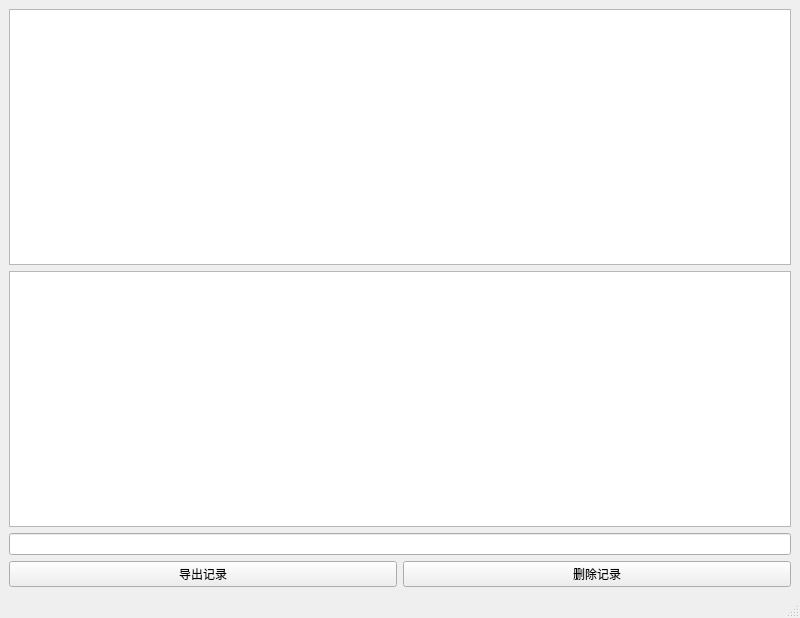
<?xml version="1.0" encoding="UTF-8"?>
<ui version="4.0">
 <class>MainWindow</class>
 <widget class="QMainWindow" name="MainWindow">
  <property name="geometry">
   <rect>
    <x>0</x>
    <y>0</y>
    <width>800</width>
    <height>618</height>
   </rect>
  </property>
  <property name="windowTitle">
   <string>MainWindow</string>
  </property>
  <widget class="QWidget" name="centralwidget">
   <layout class="QHBoxLayout" name="horizontalLayout_2">
    <item>
     <layout class="QVBoxLayout" name="verticalLayout" stretch="10,10,0,1">
      <property name="spacing">
       <number>6</number>
      </property>
      <property name="rightMargin">
       <number>0</number>
      </property>
      <item>
       <widget class="QListWidget" name="history_list">
        <property name="sizePolicy">
         <sizepolicy hsizetype="Preferred" vsizetype="Expanding">
          <horstretch>0</horstretch>
          <verstretch>0</verstretch>
         </sizepolicy>
        </property>
       </widget>
      </item>
      <item>
       <widget class="QTextBrowser" name="history_preview">
        <property name="sizePolicy">
         <sizepolicy hsizetype="Preferred" vsizetype="Expanding">
          <horstretch>0</horstretch>
          <verstretch>0</verstretch>
         </sizepolicy>
        </property>
       </widget>
      </item>
      <item>
       <widget class="QLineEdit" name="search_input">
        <property name="sizePolicy">
         <sizepolicy hsizetype="Expanding" vsizetype="Expanding">
          <horstretch>0</horstretch>
          <verstretch>0</verstretch>
         </sizepolicy>
        </property>
       </widget>
      </item>
      <item>
       <layout class="QHBoxLayout" name="horizontalLayout">
        <item>
         <widget class="QPushButton" name="export_btn">
          <property name="sizePolicy">
           <sizepolicy hsizetype="Preferred" vsizetype="Minimum">
            <horstretch>0</horstretch>
            <verstretch>0</verstretch>
           </sizepolicy>
          </property>
          <property name="text">
           <string>导出记录</string>
          </property>
         </widget>
        </item>
        <item>
         <widget class="QPushButton" name="delete_btn">
          <property name="sizePolicy">
           <sizepolicy hsizetype="Preferred" vsizetype="Minimum">
            <horstretch>0</horstretch>
            <verstretch>0</verstretch>
           </sizepolicy>
          </property>
          <property name="text">
           <string>删除记录</string>
          </property>
         </widget>
        </item>
       </layout>
      </item>
     </layout>
    </item>
   </layout>
  </widget>
  <widget class="QMenuBar" name="menubar">
   <property name="geometry">
    <rect>
     <x>0</x>
     <y>0</y>
     <width>800</width>
     <height>22</height>
    </rect>
   </property>
  </widget>
  <widget class="QStatusBar" name="statusbar"/>
 </widget>
 <resources/>
 <connections/>
</ui>
